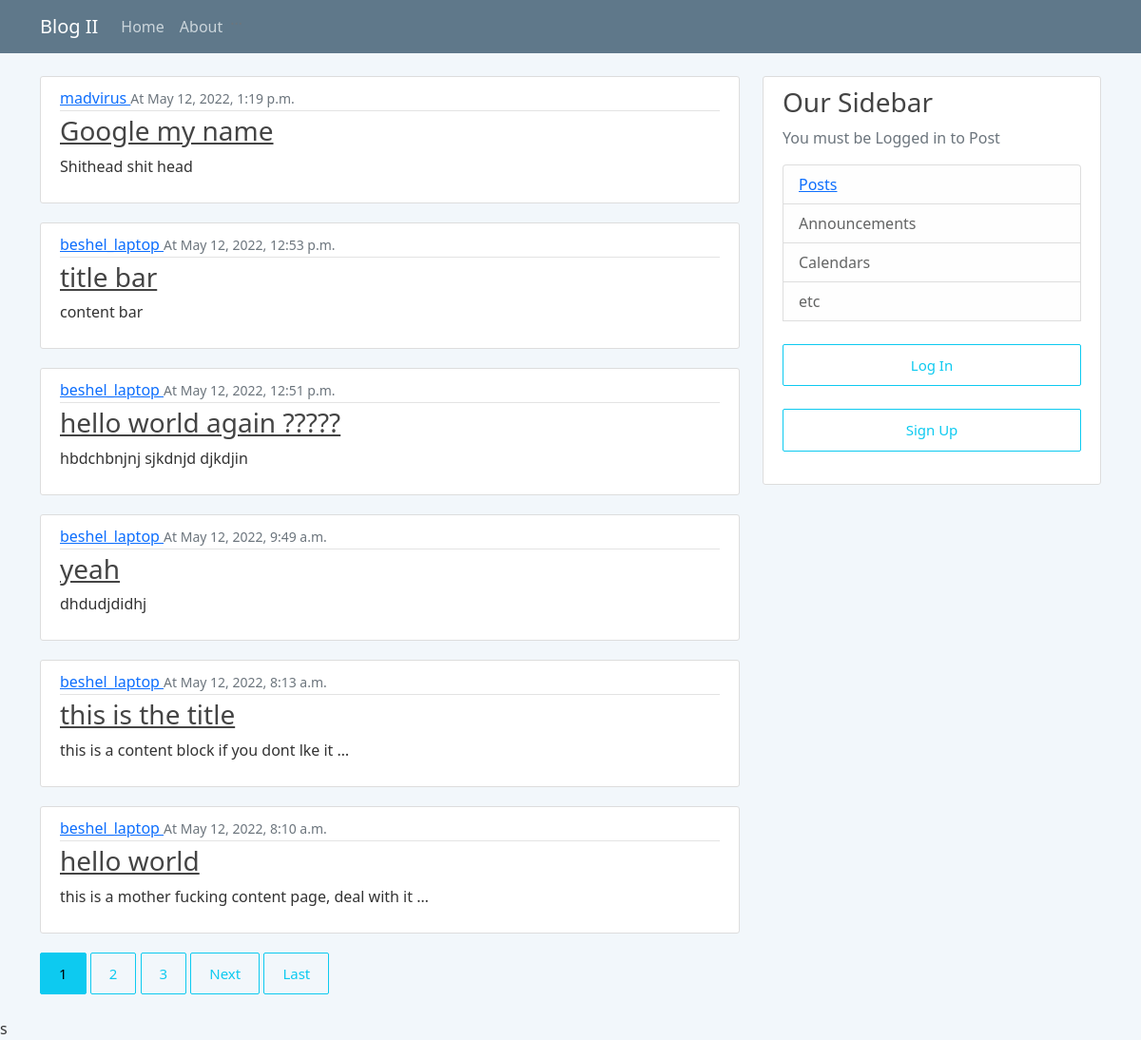
/, run on an earlier commit of the app's database.
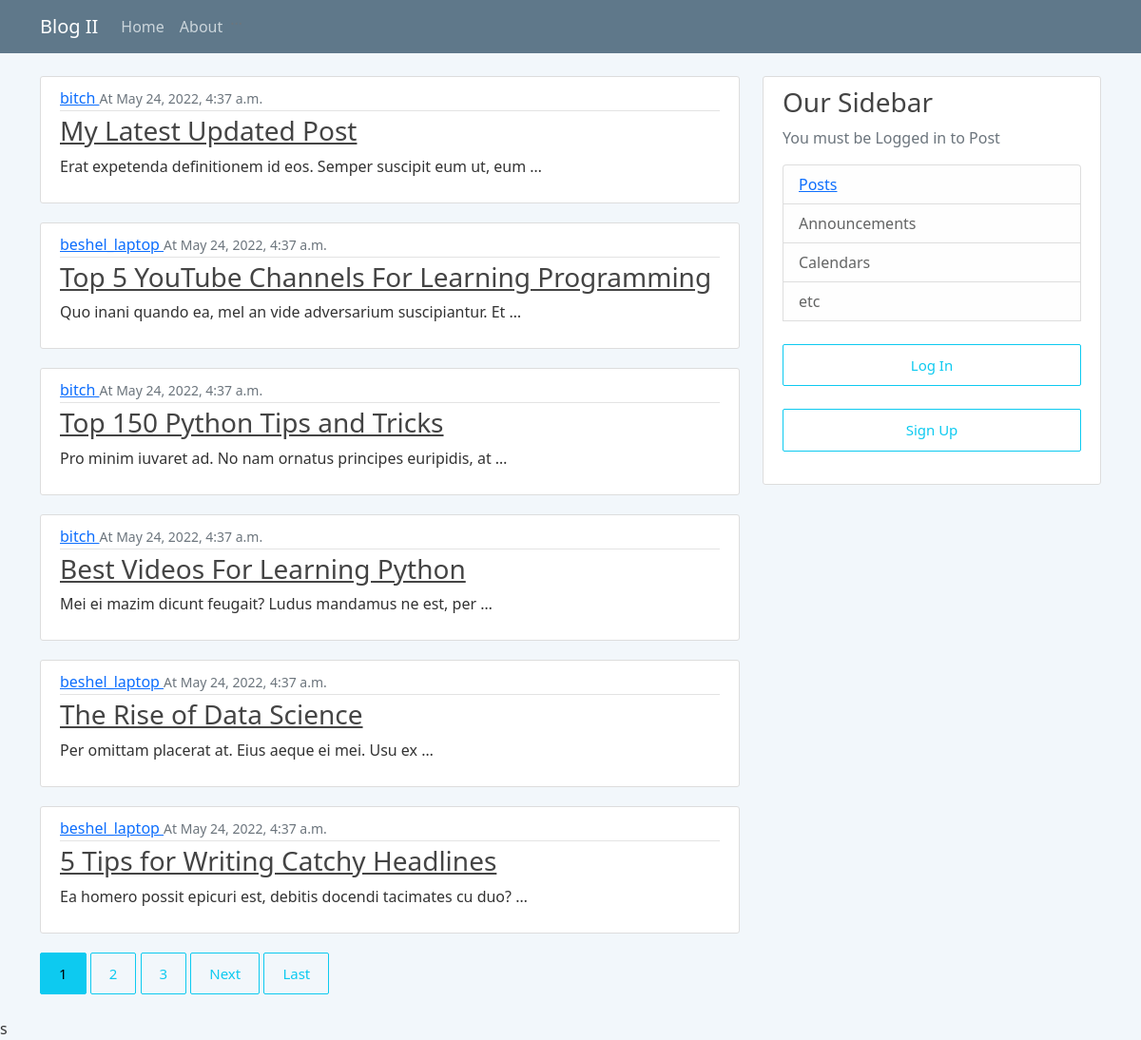
And on a later commit of the database.
### blog/models.py (models this page shows, shortened)
class Posts(models.Model):
    title = models.CharField(max_length=100)
    content = models.TextField(max_length=1500)
    slug = models.SlugField(max_length=1000,null=True, blank=True)
    image = models.ImageField(upload_to=path_and_rename, max_length=100, null=True, blank=True, default='default.jpeg')
    date_posted = models.DateTimeField(auto_now_add=True)
    author = models.ForeignKey(User,on_delete=models.CASCADE)

### blog/views.py (the view)
# urls.py: path('', PostListView.as_view(),name='blog-home'),
class PostListView(ListView):
	model = Posts
	template_name = 'blog/home.html'
	context_object_name = 'posts'
	ordering = ['-date_posted']
	paginate_by = 6

### blog/templates/blog/home.html (shortened to what this page needs)
{% extends "blog/base.html"%}
{%block content%}
{%for post in posts%}
<article class="media content-section">
	<div class="media-body">
		<div class="article-metadata">
			<a class="mr-2" href="{% url 'user-post' post.author.username%}">{{ post.author }} </a>
			<small class="text-muted"> At {{ post.date_posted }}</small>
		</div>
		<h3><a class="article-title" href="{% url 'post-detail' post.slug %}">{{ post.title }}</a></h3>
		<p class="article-content">{{ post.content|truncatewords:10 }}</p>
	</div>
</article>
{%endfor%}
	{%if is_paginated%}
		{% for num in page_obj.paginator.page_range %}
			{%if page_obj.number == num %}
				<a class="btn btn-info mb-4" href="?page={{num}}">{{num}}</a>
			{%elif num > page_obj.number|add:'-3' and num < page_obj.number|add:'3'  %}
				<a class="btn btn-outline-info mb-4" href="?page={{num}}">{{num}}</a>
			{%endif%}
		{%endfor%}
		{% if page_obj.has_next %}
			<a class="btn btn-outline-info mb-4" href="?page={{page_obj.next_page_number}}">Next</a>
			<a class="btn btn-outline-info mb-4" href="?page={{ page_obj.paginator.num_pages }}">Last</a>
		{%endif%}
	{%endif%}
{%endblock%}

What changed in the data, as far as the page shows it:
removed Posts: author "madvirus", date_posted "May 12, 2022, 1:19 p.m.", title "Google my name", content "Shithead shit head"
removed Posts: author "beshel_laptop", date_posted "May 12, 2022, 12:53 p.m.", title "title bar", content "content bar"
removed Posts: author "beshel_laptop", date_posted "May 12, 2022, 12:51 p.m.", title "hello world again ?????", content "hbdchbnjnj sjkdnjd djkdjin"
removed Posts: author "beshel_laptop", date_posted "May 12, 2022, 9:49 a.m.", title "yeah", content "dhdudjdidhj"
removed Posts: author "beshel_laptop", date_posted "May 12, 2022, 8:13 a.m.", title "this is the title", content "this is a content block if you dont lke it …"
removed Posts: author "beshel_laptop", date_posted "May 12, 2022, 8:10 a.m.", title "hello world", content "this is a mother fucking content page, deal with it …"
added Posts: author "bitch", date_posted "May 24, 2022, 4:37 a.m.", title "My Latest Updated Post", content "Erat expetenda definitionem id eos. Semper suscipit eum ut, eum …"
added Posts: author "beshel_laptop", date_posted "May 24, 2022, 4:37 a.m.", title "Top 5 YouTube Channels For Learning Programming", content "Quo inani quando ea, mel an vide adversarium suscipiantur. Et …"
added Posts: author "bitch", date_posted "May 24, 2022, 4:37 a.m.", title "Top 150 Python Tips and Tricks", content "Pro minim iuvaret ad. No nam ornatus principes euripidis, at …"
added Posts: author "bitch", date_posted "May 24, 2022, 4:37 a.m.", title "Best Videos For Learning Python", content "Mei ei mazim dicunt feugait? Ludus mandamus ne est, per …"
added Posts: author "beshel_laptop", date_posted "May 24, 2022, 4:37 a.m.", title "The Rise of Data Science", content "Per omittam placerat at. Eius aeque ei mei. Usu ex …"
added Posts: author "beshel_laptop", date_posted "May 24, 2022, 4:37 a.m.", title "5 Tips for Writing Catchy Headlines", content "Ea homero possit epicuri est, debitis docendi tacimates cu duo? …"
